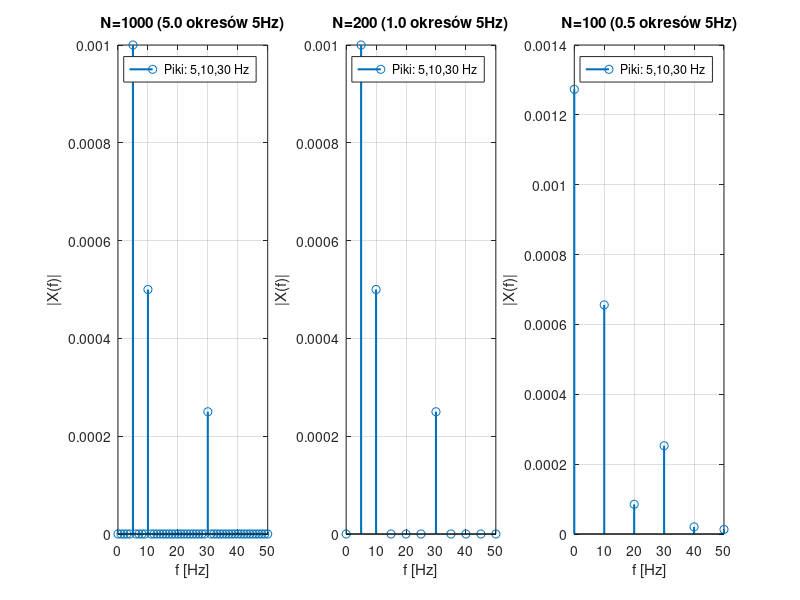

The MATLAB source for this figure: (Note: this script raises an error after producing the figure.)
%% Sekcja 3: wpływ liczby N na widmo sygnału

Tp = 0.001; fs = 1/Tp;
Ns = [1000, 200, 100];
okresy_5Hz = Ns * 5 * Tp;  % liczba okresów składowej 5 Hz w oknie

figure('Position',[100 100 1200 400]);
for i = 1:length(Ns)
    N = Ns(i);
    n = 0:N-1;
    x = sin(2*pi*5*n*Tp) + 0.5*sin(2*pi*10*n*Tp) + 0.25*sin(2*pi*30*n*Tp);
    X = Tp * fft(x);
    f = (0:N-1)*fs/N;
    
    subplot(1,3,i); 
    stem(f(1:N/2), 2*abs(X(1:N/2))/N,  'LineWidth',1.5);
    title(sprintf('N=%d (%.1f okresów 5Hz)', N, okresy_5Hz(i)));
    xlabel('f [Hz]'); ylabel('|X(f)|');
    xlim([0 50]); grid on;
    legend('Piki: 5,10,30 Hz');
end
sgtitle('Wpływ długości okna N na widmo amplitudowe DFT');
